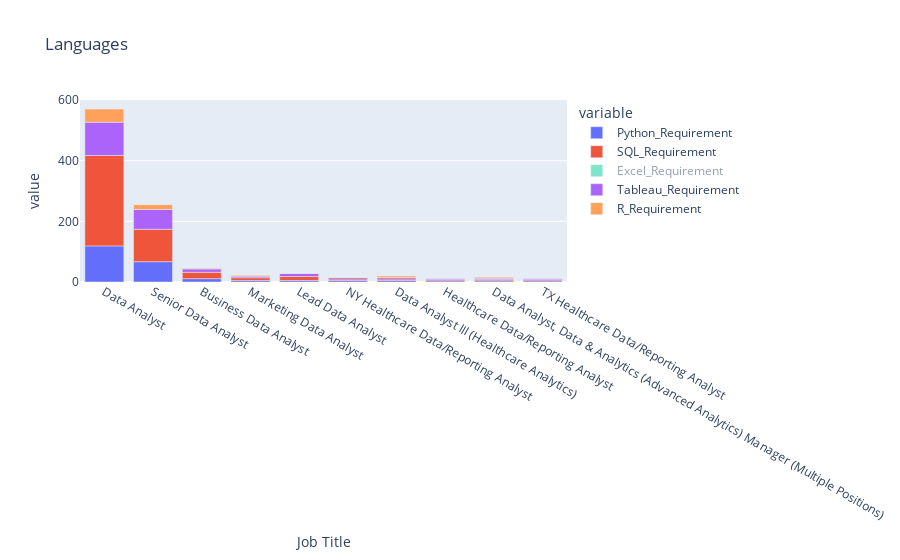

The notebook cell this image was saved under:
### Code cell
fig = px.bar(df_lang, x='Job Title', y=['Python_Requirement', 'SQL_Requirement','Excel_Requirement','Tableau_Requirement', "R_Requirement"], title="Languages")
fig.show()

### Figure 1 — Plotly figure (JSON) as saved in the notebook; plotly's stock layout.template omitted (floating-point values rounded to 4 significant figures)
{"data": [{"alignmentgroup": "True", "hovertemplate": "variable=Python_Requirement<br>Job Title=%{x}<br>value=%{y}<extra></extra>", "legendgroup": "Python_Requirement", "marker": {"color": "#636efa", "pattern": {"shape": ""}}, "name": "Python_Requirement", "offsetgroup": "Python_Requirement", "orientation": "v", "showlegend": true, "textposition": "auto", "type": "bar", "x": ["Data Analyst", "Senior Data Analyst", "Business Data Analyst", "Marketing Data Analyst", "Lead Data Analyst", "NY Healthcare Data/Reporting Analyst", "Data Analyst III (Healthcare Analytics)", "Healthcare Data/Reporting Analyst", "Data Analyst, Data & Analytics (Advanced Analytics) Manager (Multiple Positions)", "TX Healthcare Data/Reporting Analyst"], "xaxis": "x", "y": [119, 67, 11, 5, 5, 5, 5, 4, 4, 4], "yaxis": "y"}, {"alignmentgroup": "True", "hovertemplate": "variable=SQL_Requirement<br>Job Title=%{x}<br>value=%{y}<extra></extra>", "legendgroup": "SQL_Requirement", "marker": {"color": "#EF553B", "pattern": {"shape": ""}}, "name": "SQL_Requirement", "offsetgroup": "SQL_Requirement", "orientation": "v", "showlegend": true, "textposition": "auto", "type": "bar", "x": ["Data Analyst", "Senior Data Analyst", "Business Data Analyst", "Marketing Data Analyst", "Lead Data Analyst", "NY Healthcare Data/Reporting Analyst", "Data Analyst III (Healthcare Analytics)", "Healthcare Data/Reporting Analyst", "Data Analyst, Data & Analytics (Advanced Analytics) Manager (Multiple Positions)", "TX Healthcare Data/Reporting Analyst"], "xaxis": "x", "y": [298, 107, 21, 9, 13, 5, 5, 4, 4, 4], "yaxis": "y"}, {"alignmentgroup": "True", "hovertemplate": "variable=Excel_Requirement<br>Job Title=%{x}<br>value=%{y}<extra></extra>", "legendgroup": "Excel_Requirement", "marker": {"color": "#00cc96", "pattern": {"shape": ""}}, "name": "Excel_Requirement", "offsetgroup": "Excel_Requirement", "orientation": "v", "showlegend": true, "textposition": "auto", "type": "bar", "visible": "legendonly", "x": ["Data Analyst", "Senior Data Analyst", "Business Data Analyst", "Marketing Data Analyst", "Lead Data Analyst", "NY Healthcare Data/Reporting Analyst", "Data Analyst III (Healthcare Analytics)", "Healthcare Data/Reporting Analyst", "Data Analyst, Data & Analytics (Advanced Analytics) Manager (Multiple Positions)", "TX Healthcare Data/Reporting Analyst"], "xaxis": "x", "y": [216, 63, 15, 5, 5, 5, 5, 4, 0, 4], "yaxis": "y"}, {"alignmentgroup": "True", "hovertemplate": "variable=Tableau_Requirement<br>Job Title=%{x}<br>value=%{y}<extra></extra>", "legendgroup": "Tableau_Requirement", "marker": {"color": "#ab63fa", "pattern": {"shape": ""}}, "name": "Tableau_Requirement", "offsetgroup": "Tableau_Requirement", "orientation": "v", "showlegend": true, "textposition": "auto", "type": "bar", "x": ["Data Analyst", "Senior Data Analyst", "Business Data Analyst", "Marketing Data Analyst", "Lead Data Analyst", "NY Healthcare Data/Reporting Analyst", "Data Analyst III (Healthcare Analytics)", "Healthcare Data/Reporting Analyst", "Data Analyst, Data & Analytics (Advanced Analytics) Manager (Multiple Positions)", "TX Healthcare Data/Reporting Analyst"], "xaxis": "x", "y": [110, 65, 11, 5, 10, 5, 5, 4, 4, 4], "yaxis": "y"}, {"alignmentgroup": "True", "hovertemplate": "variable=R_Requirement<br>Job Title=%{x}<br>value=%{y}<extra></extra>", "legendgroup": "R_Requirement", "marker": {"color": "#FFA15A", "pattern": {"shape": ""}}, "name": "R_Requirement", "offsetgroup": "R_Requirement", "orientation": "v", "showlegend": true, "textposition": "auto", "type": "bar", "x": ["Data Analyst", "Senior Data Analyst", "Business Data Analyst", "Marketing Data Analyst", "Lead Data Analyst", "NY Healthcare Data/Reporting Analyst", "Data Analyst III (Healthcare Analytics)", "Healthcare Data/Reporting Analyst", "Data Analyst, Data & Analytics (Advanced Analytics) Manager (Multiple Positions)", "TX Healthcare Data/Reporting Analyst"], "xaxis": "x", "y": [43, 16, 2, 3, 0, 0, 5, 0, 4, 0], "yaxis": "y"}], "layout": {"autosize": true, "barmode": "relative", "legend": {"title": {"text": "variable"}, "tracegroupgap": 0}, "title": {"text": "Languages"}, "xaxis": {"anchor": "y", "autorange": true, "domain": [0, 1], "range": [-0.5, 9.5], "title": {"text": "Job Title"}, "type": "category"}, "yaxis": {"anchor": "x", "autorange": true, "domain": [0, 1], "range": [0, 600], "title": {"text": "value"}, "type": "linear"}}}
